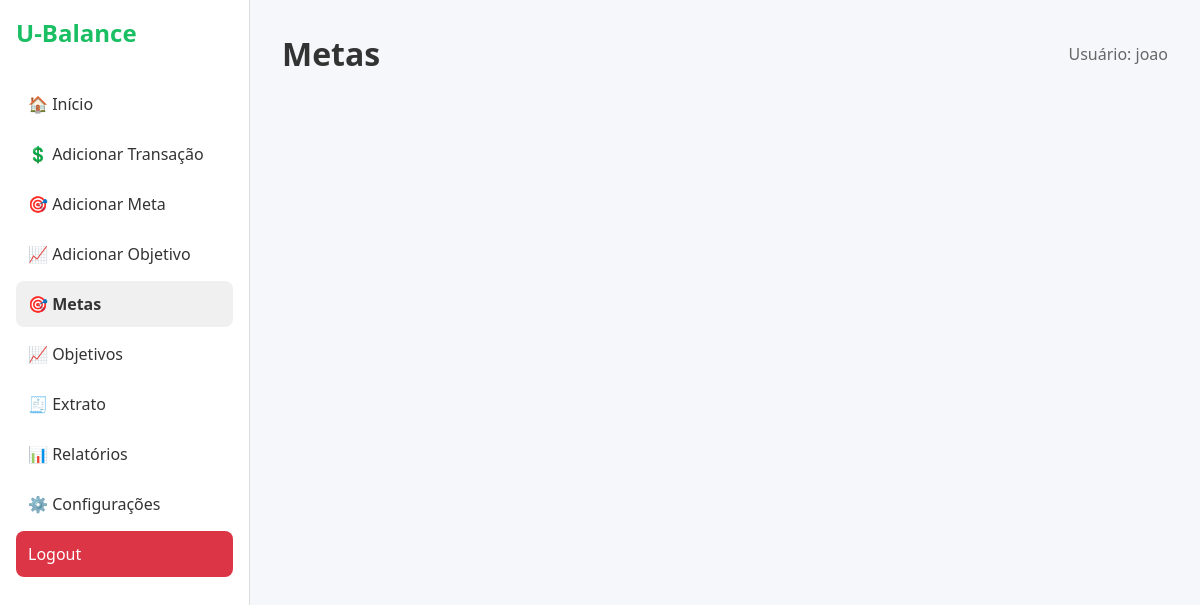
Before: /meta/ (signed in) with the older database file.
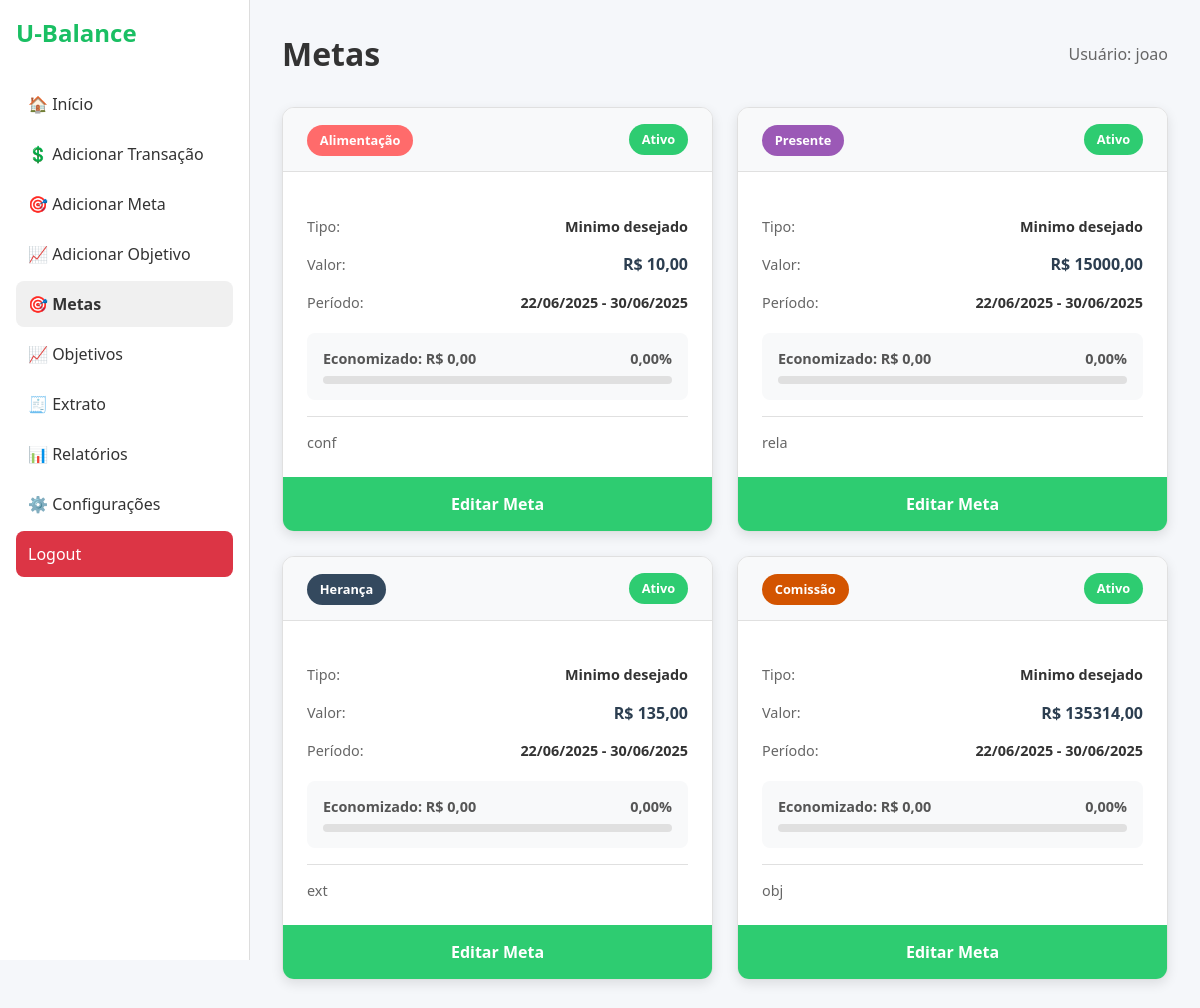
After: the same page with the newer database file.
### apps/metas/models.py (models this page shows, shortened)
class Metas(models.Model):
    __opcoes_tipo = [
        ('MAX', 'Limite máximo'),    # Meta de não ultrapassar (Despesa)
        ('MIN', 'Minimo desejado')   # Meta de alcançar (Receita)
    ]
    __opcoes_status = [
        ('A', 'Ativo'),
        ('U', 'Ultrapassado'),
        ('N', 'Não atingido'),
        ('C', 'Concluido'),
    ]
    user_fk = models.ForeignKey(settings.AUTH_USER_MODEL, on_delete=models.CASCADE, related_name='Metas')
    categoria_fk = models.ForeignKey(Categoria, on_delete=models.CASCADE, related_name="Metas")
    tipo = models.CharField(max_length=3, choices=__opcoes_tipo, null=False)
    status = models.CharField(max_length=1, choices=__opcoes_status, default='A')
    valor = models.DecimalField(max_digits=12, decimal_places=2, null=False)
    data_inicio = models.DateField(default=timezone.now)
    data_fim = models.DateField(null=False)
    data_conclusao = models.DateField(null=True,blank=True)
    descricao = models.CharField(max_length=100, null=True)
    def valorAcumulado(self):
        valor_acumulado = ParcelasTransacao.objects.filter(
            transacao_fk__user_fk=self.user_fk,
            transacao_fk__categoria_fk=self.categoria_fk,
            data__gte=self.data_inicio,
            data__lte=self.data_fim,
            pago=True,
        ).aggregate(total=Sum('valor'))['total']
        return valor_acumulado or 0
    def porcentagem(self):
        valor_acumulado = self.valorAcumulado()
        return round((valor_acumulado / self.valor) * 100, 2)
    def status_formatado(self):
        formatacao = {
            'A': 'Ativo',
            'U': 'Ultrapassado',
            'N': 'Não atingido',
            'C': 'Concluído'
        }
        return formatacao[self.status]
    def desempenho(self):
        formatacao = {
            'MAX': 'Gasto atual',
            'MIN': 'Economizado'
        }
        return formatacao[self.tipo]
    def tipagem(self):
        formatacao = {
            'MAX': 'Limite máximo',
            'MIN': 'Minimo desejado'
        }
        return formatacao[self.tipo]

### apps/financeiro/models.py (models this page shows, shortened)
class Categoria(models.Model):
    __escolhas_tipo = [
        ('R', 'Receita'),
        ('D', 'Despesa')
    ]
    nome = models.CharField(max_length=50, null=False)
    tipo = models.CharField(max_length=1, choices=__escolhas_tipo, null=False)
    @staticmethod
    def GetTodasCategorias():
        categorias = Categoria.objects.all()
        return categorias

### apps/usuarios/models.py (models this page shows, shortened)
class CustomUser(AbstractUser):
    objects = CustomUserManager()
    saldoAtual = models.DecimalField(max_digits=12, decimal_places=2, default=0.00)
    dataUltimaTransacaoVerificada = models.DateField(default=date.today())

### apps/metas/views.py (the view)
# urls.py: path('', views.menuMetas, name='meta'),
def menuMetas(request):
    if not request.user.is_authenticated:
        return redirect(reverse('usuario:login'))
    metas = Metas.objects.filter(user_fk__id=request.user.id)
    operacoes = OperacoesMeta(request.user.id)
    for meta in metas:
        operacoes.atualizarStatusMeta(meta)
    gettermetas = GetMetas(request.user.id)
    metas = gettermetas.todosEmOrdem()
    categorias = Categoria.GetTodasCategorias()
    context = {'metas': metas
        , 'categorias': categorias
        , 'todas_categorias_receita': categorias.filter(tipo='R')
        , 'todas_categorias_despesa': categorias.filter(tipo='D')
        , 'hoje': date.today()
        , 'mes': date.today().month
        , 'ano': date.today().year
    }
    return render(request, 'metas.html', context)

### apps/metas/operacoes/metas.py (called while the page is built)
    def todosEmOrdem(self) -> list:
        metas = Metas.objects.filter(user_fk=self.user)
        ativos = metas.filter(status='A').order_by('data_inicio')
        ultrapassados = metas.filter(status='U').order_by('data_inicio')
        nao_atingidos = metas.filter(status='N').order_by('data_inicio')
        concluidos = metas.filter(status='C').order_by('data_inicio')
        return list(chain(ativos, ultrapassados, nao_atingidos, concluidos))

### apps/metas/templates/metas.html (shortened to what this page needs)
{% load static %}
<!DOCTYPE html>
<html lang="pt-br">
<head>
    <link rel="stylesheet" href="{% static 'core/css/style_dashboard.css' %}"/>
    <link rel="stylesheet" href="{% static 'metas/css/metas.css' %}"/>
</head>
<body>
<aside class="sidebar">
    <h1>U-Balance</h1>
    <nav>
        <a href="{% url 'core:dashboard' %}">🏠 Início</a>
        <a href="#" id="abrirModalTransacao">💲 Adicionar Transação</a>
        <a href="#" id="abrirModalMeta">🎯 Adicionar Meta</a>
        <a href="#" id="abrirModalObjetivo">📈 Adicionar Objetivo</a>
        <a href="{% url 'core:metas:meta' %}" style="display:block; background-color: #f0f0f0; font-weight: 600;">🎯
            Metas</a>
        <a href="{% url 'core:objetivos:menu_objetivos' %}">📈 Objetivos</a>
        <a href="{% url 'core:menuExtrato' mes=mes ano=ano %}">🧾 Extrato</a>
        <a href="{% url 'core:relatorio:relatorio_mensal' %}">📊 Relatórios</a>
        <a href="{% url 'usuario:configuracoes' %}">⚙️ Configurações</a>
        <a href="{% url 'usuario:logout' %}" id="logout">Logout</a>
    </nav>
</aside>
<main class="content">
    <div class="metas-header">
        <h1>Metas</h1>
        <div class="usuario-info">Usuário: {{ user.username }}</div>
    </div>
    <div class="metas-grid">
        {% for meta in metas %}
            <div class="meta-card">
                <div class="meta-header">
                    <div class="meta-categoria">
                        <span class="categoria-tag categoria-{{ meta.categoria_fk.nome|lower|slugify }}">{{ meta.categoria_fk.nome }}</span>
                    </div>
                    <div class="meta-status status-{{ meta.status_formatado|lower|slugify }}">{{ meta.status_formatado }}</div>
                </div>
                <div class="meta-content">
                    <div class="meta-info-grid">
                        <div class="info-item">
                            <span class="info-label">Tipo:</span>
                            <span class="info-valor tipo-{{ meta.tipagem|lower|slugify }}">{{ meta.tipagem }}</span>
                        </div>
                        <div class="info-item">
                            <span class="info-label">Valor:</span>
                            <span class="info-valor valor-meta">R$ {{ meta.valor|floatformat:2 }}</span>
                        </div>
                        <div class="info-item">
                            <span class="info-label">Período:</span>
                            <span class="info-valor">{{ meta.data_inicio|date:"d/m/Y" }} - {{ meta.data_fim|date:"d/m/Y" }}</span>
                        </div>
                    </div>
                    <div class="meta-progresso">
                        <div class="progresso-info">
                            <span>{{ meta.desempenho }}: R$ {{ meta.valorAcumulado|floatformat:2 }}</span>
                            <span>{{ meta.porcentagem }}%</span>
                        </div>
                        <div class="progresso-bar">
                        </div>
                    </div>
                    <div class="meta-descricao">
                        <p>{{ meta.descricao }}</p>
                    </div>
                </div>
                <button class="btn-editar-meta"
                        data-id="{{ meta.id }}"
                        data-categoria="{{ meta.categoria_fk.nome }}"
                        data-tipo="{{ meta.tipo }}"
                        data-valor="{{ meta.valor|stringformat:'0.2f' }}"
                        data-inicio="{{ meta.data_inicio|date:'Y-m-d' }}"
                        data-fim="{{ meta.data_fim|date:'Y-m-d' }}"
                        data-descricao="{{ meta.descricao }}">
                    Editar Meta
                </button>
            </div>
        {% endfor %}
    </div>
</main>
</body>
</html>

Changed rows visible on the page:
added Metas: categoria_fk.nome "Alimentação", status_formatado "Ativo", tipagem "Minimo desejado", valor "10,00", data_inicio "22/06/2025", data_fim "30/06/2025", desempenho "Economizado", valorAcumulado "0,00", porcentagem "0,00", descricao "conf"
added Metas: categoria_fk.nome "Presente", status_formatado "Ativo", tipagem "Minimo desejado", valor "15000,00", data_inicio "22/06/2025", data_fim "30/06/2025", desempenho "Economizado", valorAcumulado "0,00", porcentagem "0,00", descricao "rela"
added Metas: categoria_fk.nome "Herança", status_formatado "Ativo", tipagem "Minimo desejado", valor "135,00", data_inicio "22/06/2025", data_fim "30/06/2025", desempenho "Economizado", valorAcumulado "0,00", porcentagem "0,00", descricao "ext"
added Metas: categoria_fk.nome "Comissão", status_formatado "Ativo", tipagem "Minimo desejado", valor "135314,00", data_inicio "22/06/2025", data_fim "30/06/2025", desempenho "Economizado", valorAcumulado "0,00", porcentagem "0,00", descricao "obj"
